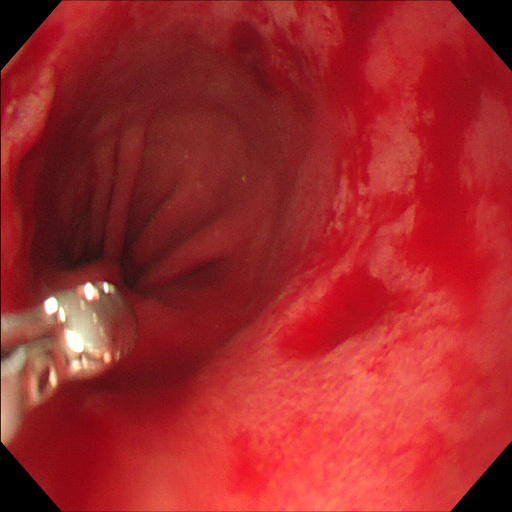
#> input picture ImaDM/0000587.jpg, 512 x 512 px; its folder holds only this picture in this run
$ python sacarCaracteristicasPorVentana.py   (older library calls are emulated)
#> lines starting #> are read from the running program, lines starting #| are printed output that depends on the picture; after the words box and inside, x2 and y2 are one past the last pixel; in counts of white or black regions, pixels touching at a corner belong together
### ImaDM/rOI.py
# -*- coding: utf-8 -*-
"""
Created on Wed Jul 31 10:22:47 2019

@author: Nataly
"""
import cv2
import numpy as np
def ROI(ima):


    imA=cv2.cvtColor(ima,cv2.COLOR_RGB2XYZ)
    I,I,II=cv2.split(imA)

    ta=II.shape
    ta=list(ta)
    #plt.imshow(II, cmap=plt.cm.gray)
    #plt.show()
    MIN=int(np.min(II))
    MAX=int(np.max(II))

    hist = cv2.calcHist([II],[0],None,[MAX+1],[MIN,MAX])
    hist = cv2.calcHist([II],[0],None,[256],[0,255])
    #plt.plot(hist)
    #plt.show()

    div=6
    #div=6
    nuevohist=hist.tolist()
    l=int(len(nuevohist)/div)
    i=1
    a=0
    suma=np.zeros((div))
    valm=0
    hasta=0
    for y in range(1,div+1):
        suma[a]=int(sum(np.asarray(nuevohist[i:int(l)*y])))
        if suma[a]>valm:
            valm=suma[a]
            hasta=y
        i=int(l)*y+1
        a=a+1
    #print(l)
    #print(hasta)

    porcen=0.3
    ##G
    ##z2

    #porcen=0.2
    #"""
    a=hist[:int((l*hasta)*porcen)]
    a=a.tolist()
    hist=hist.tolist()
    u=np.max(a)
    umbral1 = hist.index(u)
    a=a[umbral1:]

    uu=np.min(a)
    histb=hist[umbral1:]

    umbral=histb.index(uu)
    #print(umbral)
    umbral=umbral+len(hist[:umbral1])
    #"""
    #umbral=int((l*hasta)*porcen)
    binary=II.copy()
    print(umbral)
    for f in range(ta[0]):
        for c in range (ta[1]):
            if II[f,c]<=umbral:
                binary[f,c]=0
            else:
                binary[f,c]=1

    binary = (binary*255).astype(np.uint8)
    #plt.imshow(binary, cmap=plt.cm.gray)
    #plt.show()
    #"""
    ### Transformaciones Morfologicas
   ## sin log ope 30 close 37

    kernel = cv2.getStructuringElement(cv2.MORPH_ELLIPSE, (27, 27))
    openi = cv2.morphologyEx(binary, cv2.MORPH_OPEN, kernel)

    kernel = cv2.getStructuringElement(cv2.MORPH_ELLIPSE, (37, 37))
    close=cv2.morphologyEx(openi, cv2.MORPH_CLOSE, kernel)

    contours,hierachy = cv2.findContours(close,cv2.RETR_LIST,cv2.CHAIN_APPROX_SIMPLE)
    areas = [cv2.contourArea(c) for c in contours]
    max_index = np.argmax(areas)
    cnt=contours[max_index]
    x,y,w,h = cv2.boundingRect(cnt)
    # [9 lines of commented-out code are left out]
    tru=15
    for f in range ((y+tru),(y+h-tru)):
        for c in range(x+tru,(x+w-tru)):
            #print(f,c)
            if close[f+tru,c+tru]==255 or close[f+tru,c]==255 or close[f,c+tru]==255 and close[f,c]==0:
                close[f,c]=255
            else:
                close[f,c]=close[f,c]

    return close

### CutDM/readboxes.py
# -*- coding: utf-8 -*-
"""
Created on Tue May 28 12:07:23 2019

"""
# Leer bbox
def read_boxes(txtfile):
    import numpy as np
    lines = []

    with open(txtfile, "r") as f:

        for line in f:
            line = line.strip()
            box = np.hstack(line.split()).astype(np.float)
            box[0] = int(box[0])
            lines.append(box)
    return np.array(lines)

### ImaDM/sacarCaracteristicasPorVentana.py
# -*- coding: utf-8 -*-
"""
Created on Tue Aug  6 21:18:13 2019

@author: Nataly
"""

#from readimg import read_img
import cv2
import numpy as np
import glob
from yolovoc import yolo2voc
from readboxes import read_boxes
from matplotlib import pyplot as plt
from rOI import ROI
from skimage.feature import greycomatrix, greycoprops
import skimage.feature


#tamañoA = []
#tamañoB = []
# [18 lines left out: functions Fourier, GLCM, not called in this run]
#                    plt.imshow(cropped)

contrast=[]
energi=[]
homogenei=[]
correlaci=[]
disi=[]
AS=[]
entrop=[]

for image in glob.glob('*.jpg'):
    # image = '00002.jpg'
    im = cv2.imread(image)
#> im is the input picture: shape (512, 512, 3); mean B, G, R 42.6, 40.7, 161.6
    im=cv2.normalize(im, None, 0, 255, norm_type=cv2.NORM_MINMAX, dtype=cv2.CV_8UC3)
    aa,bb,c = im.shape
    imaROI=ROI(im)
#> in ROI, `I,I,II=cv2.split(imA)`:
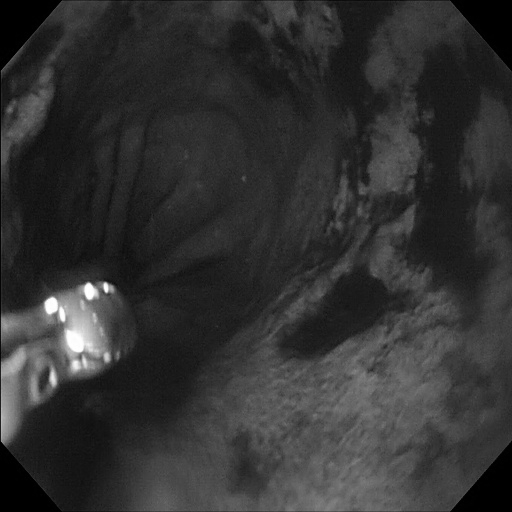
#> I: shape (512, 512); min 0, max 255, mean 49.8
#> in ROI, `I,I,II=cv2.split(imA)`:
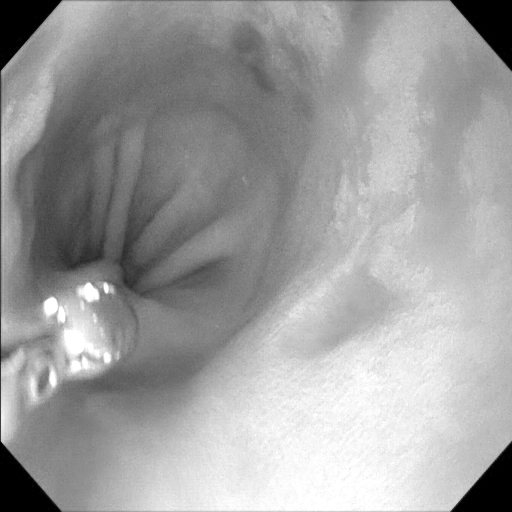
#> II: shape (512, 512); min 0, max 255, mean 159.2
#> in ROI, `MIN=int(np.min(II))`: MIN = 0
#> in ROI, `MAX=int(np.max(II))`: MAX = 255
#> in ROI, `hist = cv2.calcHist([II],[0],None,[MAX+1],[MIN,MAX])`: hist = 256 values, max 7106 at index 0, min 0 at index 255, mean 1013.7
#> in ROI, `nuevohist=hist.tolist()`: nuevohist = 256 items, first 6: [7106], [582], [148], [228], [145], [64]
#> in ROI, `l=int(len(nuevohist)/div)`: l = 42
#> the loop in ROI, `for y in range(1,div+1):` made 6 passes
#> i on passes 1 to 6: 43, 85, 127, 169, 211, 253
#> after the loop in ROI, `for y in range(1,div+1):`: a = 6; hasta = 5; suma = [1681, 7713, 52013, 69825, 70976, 42037]; valm = 70976
#> in ROI, `a=hist[:int((l*hasta)*porcen)]`: a = 63 values, max 7106 at index 0, min 1 at index 38, mean 163.1
#> in ROI, `a=a.tolist()`: a = 63 items, first 6: [7106], [582], [148], [228], [145], [64]
#> in ROI, `hist=hist.tolist()`: hist has the same summary as nuevohist
#> in ROI, `u=np.max(a)`: u = 7106
#> in ROI, `umbral1 = hist.index(u)`: umbral1 = 0
#> in ROI, `uu=np.min(a)`: uu = 1
#> in ROI, `histb=hist[umbral1:]`: histb has the same summary as nuevohist
#> in ROI, `umbral=histb.index(uu)`: umbral = 38
#| 38
#> after the loop in ROI, `for f in range(ta[0]):`:
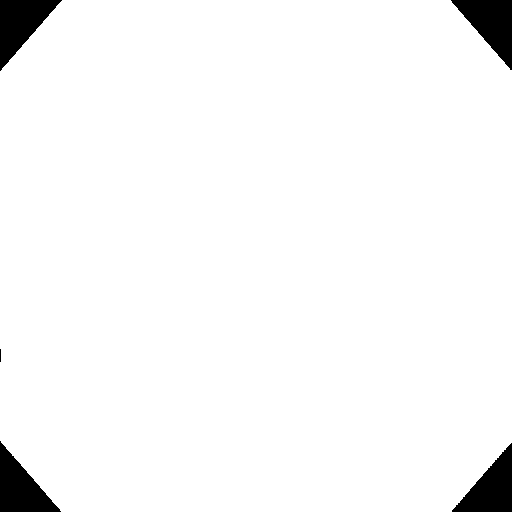
#> binary: shape (512, 512); values 0 (black) and 1 (white), 96.7% white; 5 black regions (1 under 20 px), largest, box (x1, y1, x2, y2) and area: (0, 0, 62, 71) 2215, (451, 0, 512, 70) 2199, (0, 441, 61, 512) 2191, (452, 443, 512, 512) 2144
#> in ROI, `close=cv2.morphologyEx(openi, cv2.MORPH_CLOSE, kernel)`:
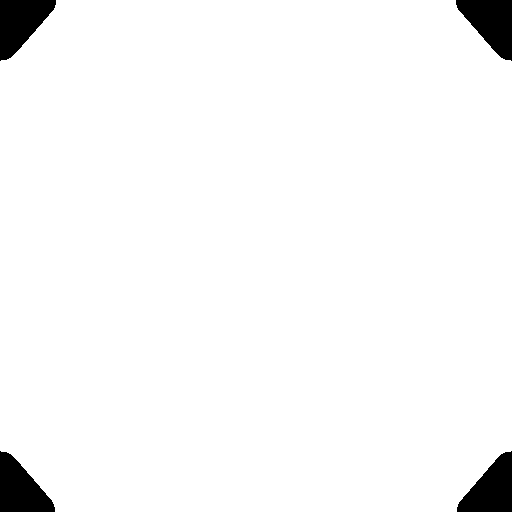
#> close: shape (512, 512); 96.8% white; 4 black regions
#> in ROI, `contours,hierachy = cv2.findContours(close,cv2.RETR_LIST,cv2.CHAIN_APP..`: contours = 1 contour; box (x1, y1, x2, y2) and area: (0, 0, 512, 512) 252792
#> in ROI, `areas = [cv2.contourArea(c) for c in contours]`: areas = [252792]
#> in ROI, `max_index = np.argmax(areas)`: max_index = 0
#> in ROI, `cnt=contours[max_index]`: cnt = contour of 96 points, box (x1, y1, x2, y2) (0, 0, 512, 512), area 252792
#> in ROI, `x,y,w,h = cv2.boundingRect(cnt)`: x = 0; w = 512
#> after the loop in ROI, `for f in range ((y+tru),(y+h-tru)):`:
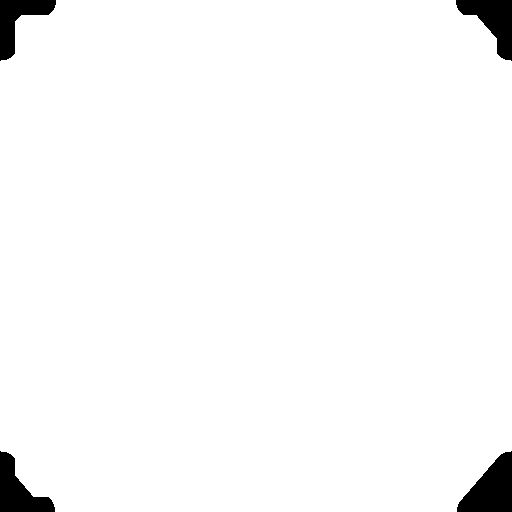
#> close: shape (512, 512); 97.4% white; 4 black regions, box (x1, y1, x2, y2) and area: (457, 451, 512, 512) 2080, (456, 0, 512, 61) 1708, (0, 451, 55, 512) 1650, (0, 0, 56, 61) 1481
    imaROI=cv2.normalize(imaROI, None, 0, 1, norm_type=cv2.NORM_MINMAX, dtype=cv2.CV_8UC3)

    #cv2.imshow('Grays',imaROI)
    #cv2.destroyAllWindows()
    YUV=cv2.cvtColor(im,cv2.COLOR_RGB2YUV)
#> YUV: shape (512, 512, 3); mean of channels 0, 1, 2 55.1, 180.4, 117
    Y,U,V=cv2.split(YUV)
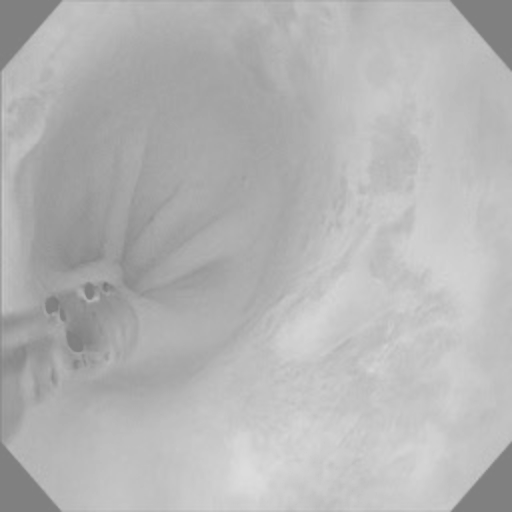
#> U: shape (512, 512); min 118, max 220, mean 180.4
    V=V*imaROI
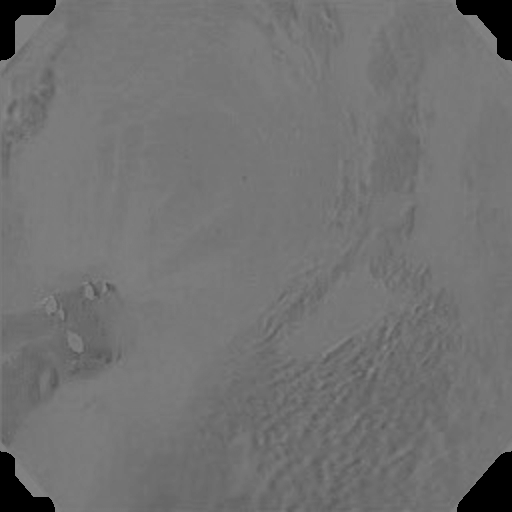
#> V: shape (512, 512); min 0, max 138, mean 113.6

# [23 lines of commented-out code are left out]
    filetxt=image[0:len(image)-3]+'txt'
    bboxfile=filetxt
    boxes = read_boxes(bboxfile)
#> (the run stopped early here; a loop or call above may not have finished)

$ run again, on ImaDM/0000613.jpg
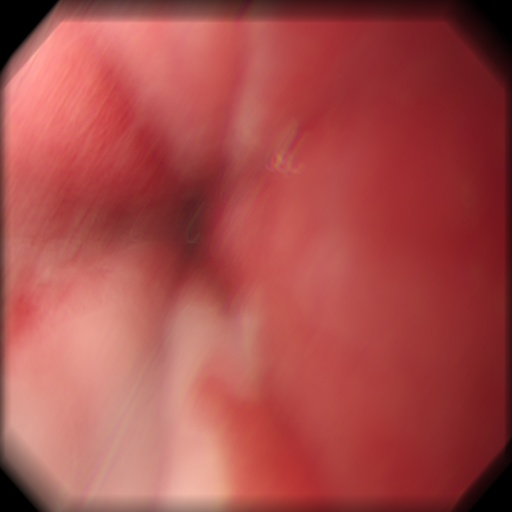
#> input picture ImaDM/0000613.jpg, 512 x 512 px
#> im is the input picture: shape (512, 512, 3); mean B, G, R 74.2, 76.4, 167.8
#> imA: shape (512, 512, 3); mean of channels 0, 1, 2 88.2, 82.5, 169.9
#> MIN = 0
#> MAX = 255
#> in ROI, `hist = cv2.calcHist([II],[0],None,[MAX+1],[MIN,MAX])`: hist = 256 values, max 3961 at index 0, min 0 at index 255, mean 1015.5
#> nuevohist = 256 items, first 6: [3961], [425], [92], [114], [38], [54]
#> l = 42
#> the loop in ROI, `for y in range(1,div+1):` made 6 passes
#> i on passes 1 to 6: 43, 85, 127, 169, 211, 253
#> after the loop in ROI, `for y in range(1,div+1):`: a = 6; hasta = 5; suma = [3640, 5999, 26059, 67906, 96993, 49086]; valm = 96993
#> in ROI, `a=hist[:int((l*hasta)*porcen)]`: a = 63 values, max 3961 at index 0, min 25 at index 23, mean 159.8
#> in ROI, `a=a.tolist()`: a = 63 items, first 6: [3961], [425], [92], [114], [38], [54]
#> in ROI, `hist=hist.tolist()`: hist has the same summary as nuevohist
#> u = 3961
#> umbral1 = 0
#> uu = 25
#> histb has the same summary as nuevohist
#> umbral = 23
#| 23
#> after the loop in ROI, `for f in range(ta[0]):`:
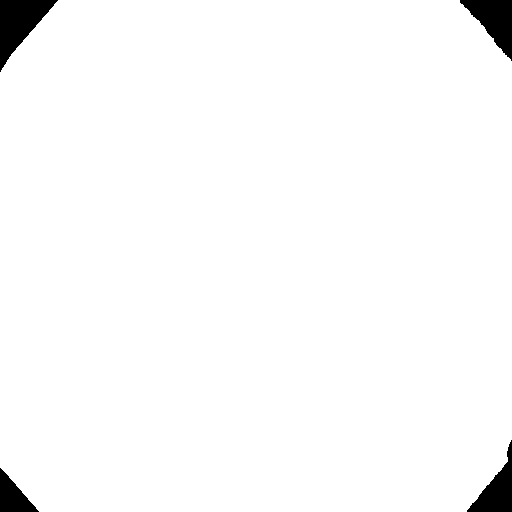
#> binary: shape (512, 512); values 0 (black) and 1 (white), 97.8% white; 4 black regions, box (x1, y1, x2, y2) and area: (0, 0, 58, 72) 2000, (460, 0, 512, 61) 1608, (467, 440, 512, 512) 1353, (0, 468, 39, 512) 891
#> openi: shape (512, 512); 97.8% white; 4 black regions, box (x1, y1, x2, y2) and area: (0, 0, 58, 72) 2000, (460, 0, 512, 61) 1628, (467, 440, 512, 512) 1372, (0, 468, 39, 512) 891
#> contours = 1 contour; box (x1, y1, x2, y2) and area: (0, 0, 512, 512) 255752
#> areas = [255752.5]
#> max_index = 0
#> cnt = contour of 86 points, box (x1, y1, x2, y2) (0, 0, 512, 512), area 255752
#> x = 0; w = 512
#> imaROI: shape (512, 512); values 0 (black) and 1 (white), 98.3% white; 4 black regions, box (x1, y1, x2, y2) and area: (0, 0, 52, 57) 1347, (465, 0, 512, 52) 1271, (471, 466, 512, 512) 1230, (0, 477, 33, 512) 727
#> YUV: shape (512, 512, 3); mean of channels 0, 1, 2 86.1, 168.1, 117.5
#> `Y,U,V=cv2.split(YUV)`:
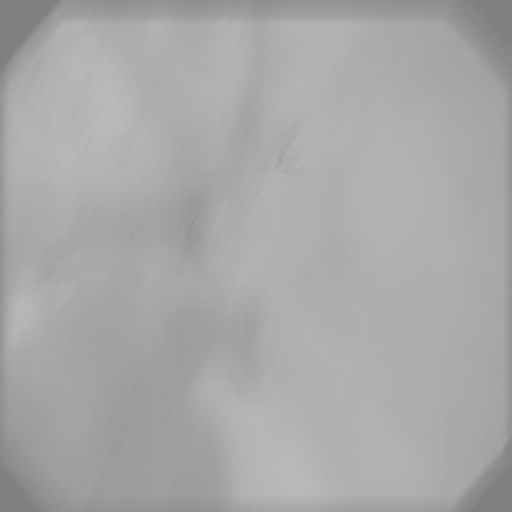
#> U: shape (512, 512); min 127, max 187, mean 168.1

$ run again, on ImaDM/00039.jpg
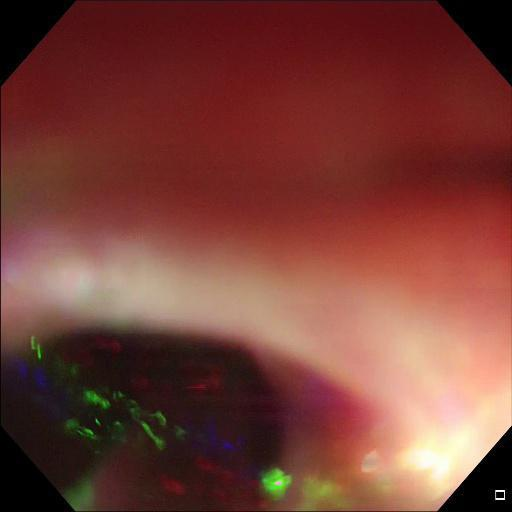
#> input picture ImaDM/00039.jpg, 512 x 512 px
#> im is the input picture: shape (512, 512, 3); mean B, G, R 55.1, 63.5, 119.5
#> imA: shape (512, 512, 3); mean of channels 0, 1, 2 67, 65.8, 121.7
#> MIN = 0
#> MAX = 255
#> in ROI, `hist = cv2.calcHist([II],[0],None,[MAX+1],[MIN,MAX])`: hist = 256 values, max 9986 at index 0, min 0 at index 255, mean 982.3
#> nuevohist = 256 items, first 6: [9986], [831], [411], [278], [177], [188]
#> l = 42
#> the loop in ROI, `for y in range(1,div+1):` made 6 passes
#> i on passes 1 to 6: 43, 85, 127, 169, 211, 253
#> after the loop in ROI, `for y in range(1,div+1):`: a = 6; hasta = 3; suma = [21550, 32116, 97129, 29563, 38242, 16632]; valm = 97129
#> in ROI, `a=hist[:int((l*hasta)*porcen)]`: a = 37 values, max 9986 at index 0, min 47 at index 15, mean 686.7
#> in ROI, `a=a.tolist()`: a = 37 items, first 6: [9986], [831], [411], [278], [177], [188]
#> in ROI, `hist=hist.tolist()`: hist has the same summary as nuevohist
#> u = 9986
#> umbral1 = 0
#> uu = 47
#> histb has the same summary as nuevohist
#> umbral = 15
#| 15
#> after the loop in ROI, `for f in range(ta[0]):`:
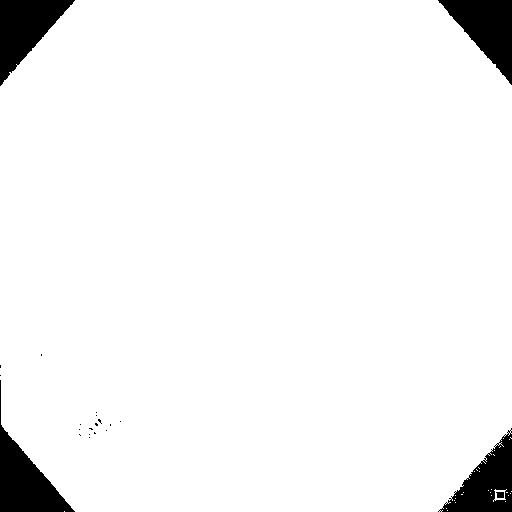
#> binary: shape (512, 512); values 0 (black) and 1 (white), 95.1% white; 22 black regions (17 under 20 px), largest, box (x1, y1, x2, y2) and area: (0, 380, 75, 512) 3358, (0, 0, 75, 86) 3235, (438, 0, 512, 85) 3169, (438, 428, 512, 512) 2943, (496, 492, 504, 498) 43
#> openi: shape (512, 512); 94.9% white; 8 black regions (3 under 20 px), largest, box (x1, y1, x2, y2) and area: (0, 375, 75, 512) 3373, (0, 0, 75, 86) 3250, (438, 0, 512, 85) 3198, (438, 428, 512, 512) 3186, (79, 412, 111, 438) 368
#> contours = 1 contour; box (x1, y1, x2, y2) and area: (0, 0, 512, 512) 248638
#> areas = [248638]
#> max_index = 0
#> cnt = contour of 114 points, box (x1, y1, x2, y2) (0, 0, 512, 512), area 248638
#> x = 0; w = 512
#> imaROI: shape (512, 512); values 0 (black) and 1 (white), 96.1% white; 4 black regions, box (x1, y1, x2, y2) and area: (444, 436, 512, 512) 3110, (0, 434, 69, 512) 2537, (444, 0, 512, 75) 2500, (0, 0, 69, 76) 2093
#> YUV: shape (512, 512, 3); mean of channels 0, 1, 2 67.4, 153.6, 117.2
#> `V=V*imaROI`:
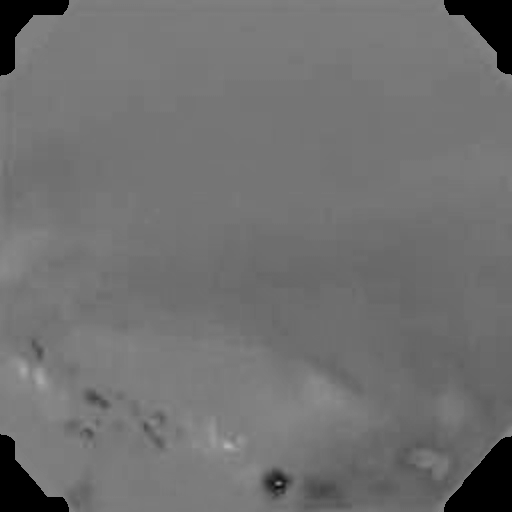
#> V: shape (512, 512); min 0, max 181, mean 112.2
